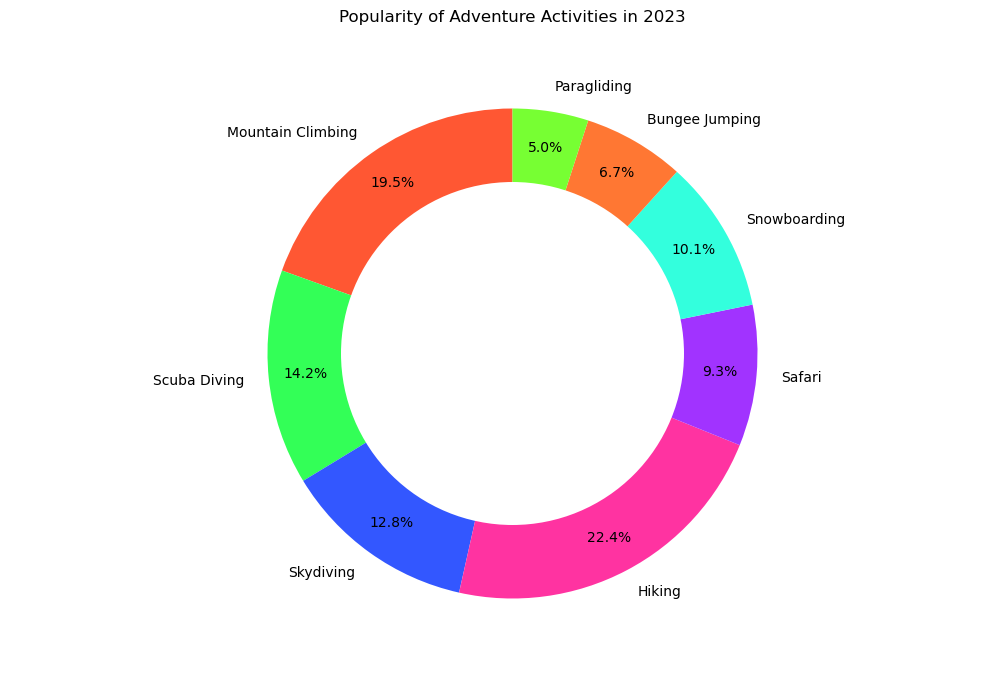

Here is the Python script that generated this plot:

import matplotlib.pyplot as plt

# Data for the pie chart
categories = ['Mountain Climbing', 'Scuba Diving', 'Skydiving', 'Hiking', 'Safari', 'Snowboarding', 'Bungee Jumping', 'Paragliding']
popularity = [19.5, 14.2, 12.8, 22.4, 9.3, 10.1, 6.7, 5.0]

# Colors for each section of the pie chart
colors = ['#ff5733','#33ff57','#3357ff','#ff33a1','#a133ff','#33ffdd','#ff7733','#77ff33']

# Create a pie chart
plt.figure(figsize=(10, 7))  # Modify the size of the chart
plt.pie(popularity, labels=categories, colors=colors, startangle=90, autopct='%1.1f%%', pctdistance=0.85)

# Draw a circle at the center to turn the pie chart into a donut chart
centre_circle = plt.Circle((0, 0), 0.70, fc='white')
fig = plt.gcf()
fig.gca().add_artist(centre_circle)

# Set the title of the chart
plt.title('Popularity of Adventure Activities in 2023', y=1.10)

# Equal aspect ratio ensures that pie is drawn as a circle
plt.axis('equal')

# Show the chart
plt.show()
